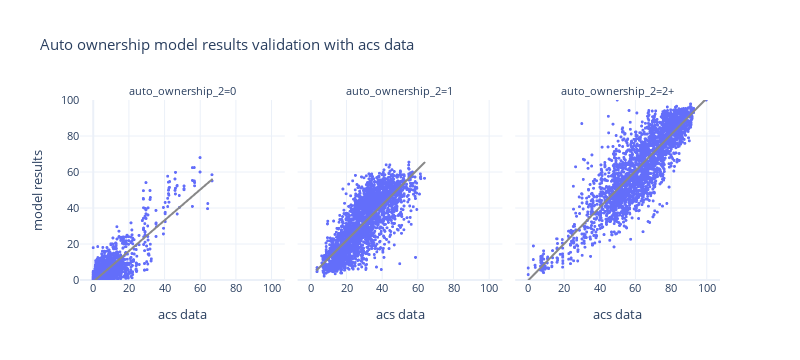

This figure's notebook cell:
### Markdown cell above
- scatterplot

### Code cell
df_plot = pd.pivot(bg_auto_ownership, index=['block_group_id','auto_ownership_2'], columns='source', values='percentage').reset_index()



fig = px.scatter(df_plot, x="acs data", y="model results", trendline="ols", trendline_color_override='rgb(136, 136, 136)',
                 template="plotly_white",
                 facet_col='auto_ownership_2', height=400, width=1000,
                 title="Auto ownership model results validation with acs data")
fig.update_xaxes(dtick=20)
fig.update_yaxes(dtick=20,range=[0, 100])
fig.update_traces(marker_size=3)
fig.update_layout(height=360, width=800, font=dict(size=11))
fig.show()

### Figure 1 — Plotly figure (JSON) as saved in the notebook; plotly's stock layout.template omitted (floating-point values rounded to 4 significant figures; data arrays with more than 128 entries replaced by an {"elided": "..."} marker saying what was removed)
{"data": [{"hovertemplate": "auto_ownership_2=0<br>acs data=%{x}<br>model results=%{y}<extra></extra>", "legendgroup": "", "marker": {"color": "#636efa", "size": 3, "symbol": "circle"}, "mode": "markers", "name": "", "showlegend": false, "type": "scattergl", "x": {"elided": "2641 float values"}, "xaxis": "x", "y": {"elided": "2641 float values"}, "yaxis": "y"}, {"hovertemplate": "<b>OLS trendline</b><br>model results = 0.852289 * acs data + -0.984277<br>R<sup>2</sup>=0.708157<br><br>auto_ownership_2=0<br>acs data=%{x}<br>model results=%{y} <b>(trend)</b><extra></extra>", "legendgroup": "", "line": {"color": "rgb(136, 136, 136)"}, "marker": {"color": "#636efa", "size": 3, "symbol": "circle"}, "mode": "lines", "name": "", "showlegend": false, "type": "scattergl", "x": {"elided": "2353 float values"}, "xaxis": "x", "y": {"elided": "2353 float values"}, "yaxis": "y"}, {"hovertemplate": "auto_ownership_2=1<br>acs data=%{x}<br>model results=%{y}<extra></extra>", "legendgroup": "", "marker": {"color": "#636efa", "size": 3, "symbol": "circle"}, "mode": "markers", "name": "", "showlegend": false, "type": "scattergl", "x": {"elided": "2641 float values"}, "xaxis": "x2", "y": {"elided": "2641 float values"}, "yaxis": "y2"}, {"hovertemplate": "<b>OLS trendline</b><br>model results = 0.987086 * acs data + 2.10828<br>R<sup>2</sup>=0.615130<br><br>auto_ownership_2=1<br>acs data=%{x}<br>model results=%{y} <b>(trend)</b><extra></extra>", "legendgroup": "", "line": {"color": "rgb(136, 136, 136)"}, "marker": {"color": "#636efa", "size": 3, "symbol": "circle"}, "mode": "lines", "name": "", "showlegend": false, "type": "scattergl", "x": {"elided": "2633 float values"}, "xaxis": "x2", "y": {"elided": "2633 float values"}, "yaxis": "y2"}, {"hovertemplate": "auto_ownership_2=2+<br>acs data=%{x}<br>model results=%{y}<extra></extra>", "legendgroup": "", "marker": {"color": "#636efa", "size": 3, "symbol": "circle"}, "mode": "markers", "name": "", "showlegend": false, "type": "scattergl", "x": {"elided": "2641 float values"}, "xaxis": "x3", "y": {"elided": "2641 float values"}, "yaxis": "y3"}, {"hovertemplate": "<b>OLS trendline</b><br>model results = 1.00962 * acs data + -0.231977<br>R<sup>2</sup>=0.745502<br><br>auto_ownership_2=2+<br>acs data=%{x}<br>model results=%{y} <b>(trend)</b><extra></extra>", "legendgroup": "", "line": {"color": "rgb(136, 136, 136)"}, "marker": {"color": "#636efa", "size": 3, "symbol": "circle"}, "mode": "lines", "name": "", "showlegend": false, "type": "scattergl", "x": {"elided": "2635 float values"}, "xaxis": "x3", "y": {"elided": "2635 float values"}, "yaxis": "y3"}], "layout": {"annotations": [{"font": {}, "showarrow": false, "text": "auto_ownership_2=0", "x": 0.16, "xanchor": "center", "xref": "paper", "y": 1.0, "yanchor": "bottom", "yref": "paper"}, {"font": {}, "showarrow": false, "text": "auto_ownership_2=1", "x": 0.5, "xanchor": "center", "xref": "paper", "y": 1.0, "yanchor": "bottom", "yref": "paper"}, {"font": {}, "showarrow": false, "text": "auto_ownership_2=2+", "x": 0.84, "xanchor": "center", "xref": "paper", "y": 1.0, "yanchor": "bottom", "yref": "paper"}], "font": {"size": 11}, "height": 360, "legend": {"tracegroupgap": 0}, "title": {"text": "Auto ownership model results validation with acs data"}, "width": 800, "xaxis": {"anchor": "y", "domain": [0.0, 0.32], "dtick": 20, "title": {"text": "acs data"}}, "xaxis2": {"anchor": "y2", "domain": [0.34, 0.66], "dtick": 20, "matches": "x", "title": {"text": "acs data"}}, "xaxis3": {"anchor": "y3", "domain": [0.68, 1.0], "dtick": 20, "matches": "x", "title": {"text": "acs data"}}, "yaxis": {"anchor": "x", "domain": [0.0, 1.0], "dtick": 20, "range": [0, 100], "title": {"text": "model results"}}, "yaxis2": {"anchor": "x2", "domain": [0.0, 1.0], "dtick": 20, "matches": "y", "range": [0, 100], "showticklabels": false}, "yaxis3": {"anchor": "x3", "domain": [0.0, 1.0], "dtick": 20, "matches": "y", "range": [0, 100], "showticklabels": false}}}
